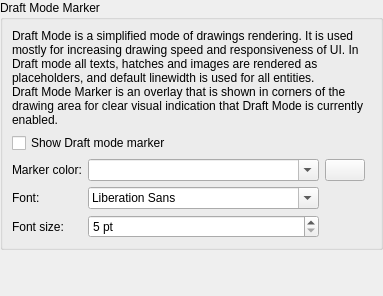
<?xml version="1.0" encoding="UTF-8"?>
<ui version="4.0">
 <class>LC_SettingsPageGraphicViewDraftMarker</class>
 <widget class="QWidget" name="LC_SettingsPageGraphicViewDraftMarker">
  <property name="geometry">
   <rect>
    <x>0</x>
    <y>0</y>
    <width>308</width>
    <height>296</height>
   </rect>
  </property>
  <layout class="QGridLayout" name="gridLayout_main">
   <property name="leftMargin">
    <number>0</number>
   </property>
   <property name="topMargin">
    <number>0</number>
   </property>
   <property name="rightMargin">
    <number>0</number>
   </property>
   <property name="bottomMargin">
    <number>0</number>
   </property>
   <item row="0" column="0">
    <widget class="QGroupBox" name="gbWorldZero_2">
     <property name="title">
      <string>Draft Mode Marker</string>
     </property>
     <layout class="QGridLayout" name="gridLayout_dr">
      <item row="2" column="2">
       <widget class="LC_ColorButton" name="pbDraftModeColor"/>
      </item>
      <item row="4" column="1">
       <widget class="QSpinBox" name="sbDraftModeFontSize">
        <property name="sizePolicy">
         <sizepolicy hsizetype="Preferred" vsizetype="Preferred">
          <horstretch>0</horstretch>
          <verstretch>0</verstretch>
         </sizepolicy>
        </property>
        <property name="toolTip">
         <string>Font Size

Font size for Draft mode maker.</string>
        </property>
        <property name="suffix">
         <string> pt</string>
        </property>
        <property name="minimum">
         <number>5</number>
        </property>
       </widget>
      </item>
      <item row="3" column="1">
       <widget class="QFontComboBox" name="fcbDraftModeFont">
        <property name="sizePolicy">
         <sizepolicy hsizetype="Preferred" vsizetype="Preferred">
          <horstretch>0</horstretch>
          <verstretch>0</verstretch>
         </sizepolicy>
        </property>
        <property name="toolTip">
         <string>Font

Font for Draft mode marker.</string>
        </property>
       </widget>
      </item>
      <item row="2" column="1">
       <widget class="LC_ContentAdjustableComboBox" name="cbDraftModeMarkerColor">
        <property name="sizePolicy">
         <sizepolicy hsizetype="Preferred" vsizetype="Preferred">
          <horstretch>0</horstretch>
          <verstretch>0</verstretch>
         </sizepolicy>
        </property>
        <property name="toolTip">
         <string>Color

Color of Draft mode marker text</string>
        </property>
        <property name="editable">
         <bool>true</bool>
        </property>
       </widget>
      </item>
      <item row="4" column="0">
       <widget class="QLabel" name="label_27">
        <property name="text">
         <string>Font size:</string>
        </property>
        <property name="buddy">
         <cstring>sbDraftModeFontSize</cstring>
        </property>
       </widget>
      </item>
      <item row="1" column="0" colspan="3">
       <widget class="QCheckBox" name="cbShowDraftModeMarker">
        <property name="sizePolicy">
         <sizepolicy hsizetype="Preferred" vsizetype="Preferred">
          <horstretch>0</horstretch>
          <verstretch>0</verstretch>
         </sizepolicy>
        </property>
        <property name="toolTip">
         <string>Visibility

If selected, in Draft mode text label will be drawn in view corners</string>
        </property>
        <property name="text">
         <string>Show Draft mode marker</string>
        </property>
       </widget>
      </item>
      <item row="2" column="3">
       <spacer name="horizontalSpacer">
        <property name="orientation">
         <enum>Qt::Orientation::Horizontal</enum>
        </property>
        <property name="sizeHint" stdset="0">
         <size>
          <width>0</width>
          <height>0</height>
         </size>
        </property>
       </spacer>
      </item>
      <item row="3" column="0">
       <widget class="QLabel" name="label_26">
        <property name="text">
         <string>Font:</string>
        </property>
        <property name="buddy">
         <cstring>fcbDraftModeFont</cstring>
        </property>
       </widget>
      </item>
      <item row="2" column="0">
       <widget class="QLabel" name="label_25">
        <property name="text">
         <string>Marker color:</string>
        </property>
        <property name="buddy">
         <cstring>cbDraftModeMarkerColor</cstring>
        </property>
       </widget>
      </item>
      <item row="0" column="0" colspan="4">
       <widget class="QLabel" name="label">
        <property name="text">
         <string>Draft Mode is a simplified mode of drawings rendering. It is used mostly for increasing drawing speed and responsiveness of UI. In Draft mode all texts, hatches and images are rendered as placeholders, and default linewidth is used for all entities.&lt;br&gt; Draft Mode Marker is an overlay that is shown in corners of the drawing area for clear visual indication that Draft Mode is currently enabled.</string>
        </property>
        <property name="wordWrap">
         <bool>true</bool>
        </property>
       </widget>
      </item>
     </layout>
    </widget>
   </item>
   <item row="1" column="0">
    <spacer name="verticalSpacer">
     <property name="orientation">
      <enum>Qt::Orientation::Vertical</enum>
     </property>
     <property name="sizeHint" stdset="0">
      <size>
       <width>0</width>
       <height>0</height>
      </size>
     </property>
    </spacer>
   </item>
  </layout>
 </widget>
 <customwidgets>
  <customwidget>
   <class>LC_ColorButton</class>
   <extends>QPushButton</extends>
   <header>lc_color_button.h</header>
  </customwidget>
         <customwidget>
             <class>LC_ContentAdjustableComboBox</class>
             <extends>QComboBox</extends>
             <header location="global">lc_content_adjustable_combo_box.h</header>
         </customwidget>
 </customwidgets>
 <resources/>
 <connections/>
</ui>
